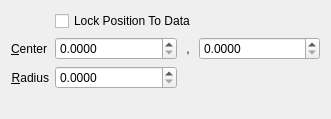
<?xml version="1.0" encoding="UTF-8"?>
<ui version="4.0">
 <class>CircleDimensionsTab</class>
 <widget class="QWidget" name="CircleDimensionsTab">
  <property name="geometry">
   <rect>
    <x>0</x>
    <y>0</y>
    <width>331</width>
    <height>119</height>
   </rect>
  </property>
  <property name="windowTitle">
   <string>Form</string>
  </property>
  <layout class="QVBoxLayout" name="verticalLayout">
   <item>
    <layout class="QGridLayout" name="gridLayout">
     <item row="2" column="0">
      <widget class="QLabel" name="label_3">
       <property name="text">
        <string>&amp;Radius</string>
       </property>
       <property name="alignment">
        <set>Qt::AlignRight|Qt::AlignTrailing|Qt::AlignVCenter</set>
       </property>
       <property name="buddy">
        <cstring>_radius</cstring>
       </property>
       <property name="si" stdset="0">
        <string>geo X</string>
       </property>
      </widget>
     </item>
     <item row="2" column="1">
      <widget class="QDoubleSpinBox" name="_radius">
       <property name="decimals">
        <number>4</number>
       </property>
       <property name="maximum">
        <double>1.000000000000000</double>
       </property>
       <property name="singleStep">
        <double>0.010000000000000</double>
       </property>
      </widget>
     </item>
     <item row="1" column="0">
      <widget class="QLabel" name="label">
       <property name="sizePolicy">
        <sizepolicy hsizetype="Fixed" vsizetype="Preferred">
         <horstretch>0</horstretch>
         <verstretch>0</verstretch>
        </sizepolicy>
       </property>
       <property name="text">
        <string>&amp;Center</string>
       </property>
       <property name="alignment">
        <set>Qt::AlignRight|Qt::AlignTrailing|Qt::AlignVCenter</set>
       </property>
       <property name="buddy">
        <cstring>_x</cstring>
       </property>
       <property name="si" stdset="0">
        <string>pos X</string>
       </property>
      </widget>
     </item>
     <item row="1" column="2">
      <widget class="QLabel" name="label_2">
       <property name="sizePolicy">
        <sizepolicy hsizetype="Fixed" vsizetype="Preferred">
         <horstretch>0</horstretch>
         <verstretch>0</verstretch>
        </sizepolicy>
       </property>
       <property name="text">
        <string> , </string>
       </property>
       <property name="buddy">
        <cstring>_y</cstring>
       </property>
       <property name="si" stdset="0">
        <string>pos Y</string>
       </property>
      </widget>
     </item>
     <item row="1" column="3">
      <widget class="QDoubleSpinBox" name="_y">
       <property name="decimals">
        <number>4</number>
       </property>
       <property name="maximum">
        <double>1.000000000000000</double>
       </property>
       <property name="singleStep">
        <double>0.010000000000000</double>
       </property>
      </widget>
     </item>
     <item row="0" column="1" colspan="3">
      <widget class="QCheckBox" name="_lockPosToData">
       <property name="text">
        <string>Lock Position To Data</string>
       </property>
      </widget>
     </item>
     <item row="1" column="1">
      <widget class="QDoubleSpinBox" name="_x">
       <property name="decimals">
        <number>4</number>
       </property>
       <property name="maximum">
        <double>1.000000000000000</double>
       </property>
       <property name="singleStep">
        <double>0.010000000000000</double>
       </property>
      </widget>
     </item>
    </layout>
   </item>
   <item>
    <spacer name="verticalSpacer">
     <property name="orientation">
      <enum>Qt::Vertical</enum>
     </property>
     <property name="sizeHint" stdset="0">
      <size>
       <width>20</width>
       <height>29</height>
      </size>
     </property>
    </spacer>
   </item>
  </layout>
 </widget>
 <tabstops>
  <tabstop>_lockPosToData</tabstop>
  <tabstop>_x</tabstop>
  <tabstop>_y</tabstop>
  <tabstop>_radius</tabstop>
 </tabstops>
 <resources/>
 <connections>
  <connection>
   <sender>_lockPosToData</sender>
   <signal>stateChanged(int)</signal>
   <receiver>CircleDimensionsTab</receiver>
   <slot>modified()</slot>
   <hints>
    <hint type="sourcelabel">
     <x>141</x>
     <y>14</y>
    </hint>
    <hint type="destinationlabel">
     <x>277</x>
     <y>69</y>
    </hint>
   </hints>
  </connection>
  <connection>
   <sender>_y</sender>
   <signal>valueChanged(double)</signal>
   <receiver>CircleDimensionsTab</receiver>
   <slot>modified()</slot>
   <hints>
    <hint type="sourcelabel">
     <x>166</x>
     <y>42</y>
    </hint>
    <hint type="destinationlabel">
     <x>279</x>
     <y>53</y>
    </hint>
   </hints>
  </connection>
  <connection>
   <sender>_x</sender>
   <signal>valueChanged(double)</signal>
   <receiver>CircleDimensionsTab</receiver>
   <slot>modified()</slot>
   <hints>
    <hint type="sourcelabel">
     <x>99</x>
     <y>45</y>
    </hint>
    <hint type="destinationlabel">
     <x>258</x>
     <y>83</y>
    </hint>
   </hints>
  </connection>
  <connection>
   <sender>_radius</sender>
   <signal>valueChanged(double)</signal>
   <receiver>CircleDimensionsTab</receiver>
   <slot>modified()</slot>
   <hints>
    <hint type="sourcelabel">
     <x>61</x>
     <y>66</y>
    </hint>
    <hint type="destinationlabel">
     <x>217</x>
     <y>94</y>
    </hint>
   </hints>
  </connection>
 </connections>
 <slots>
  <slot>modified()</slot>
 </slots>
</ui>
